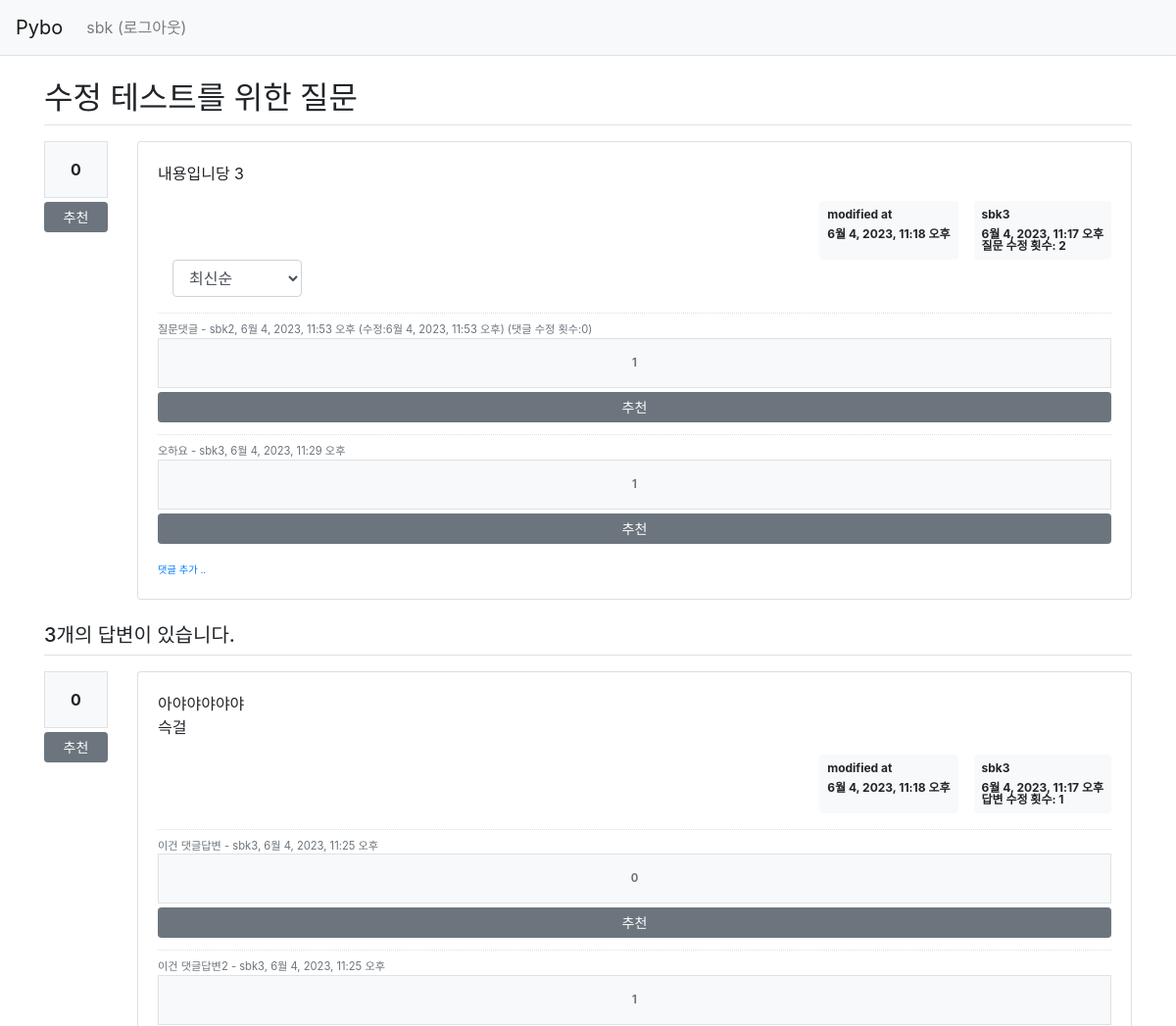
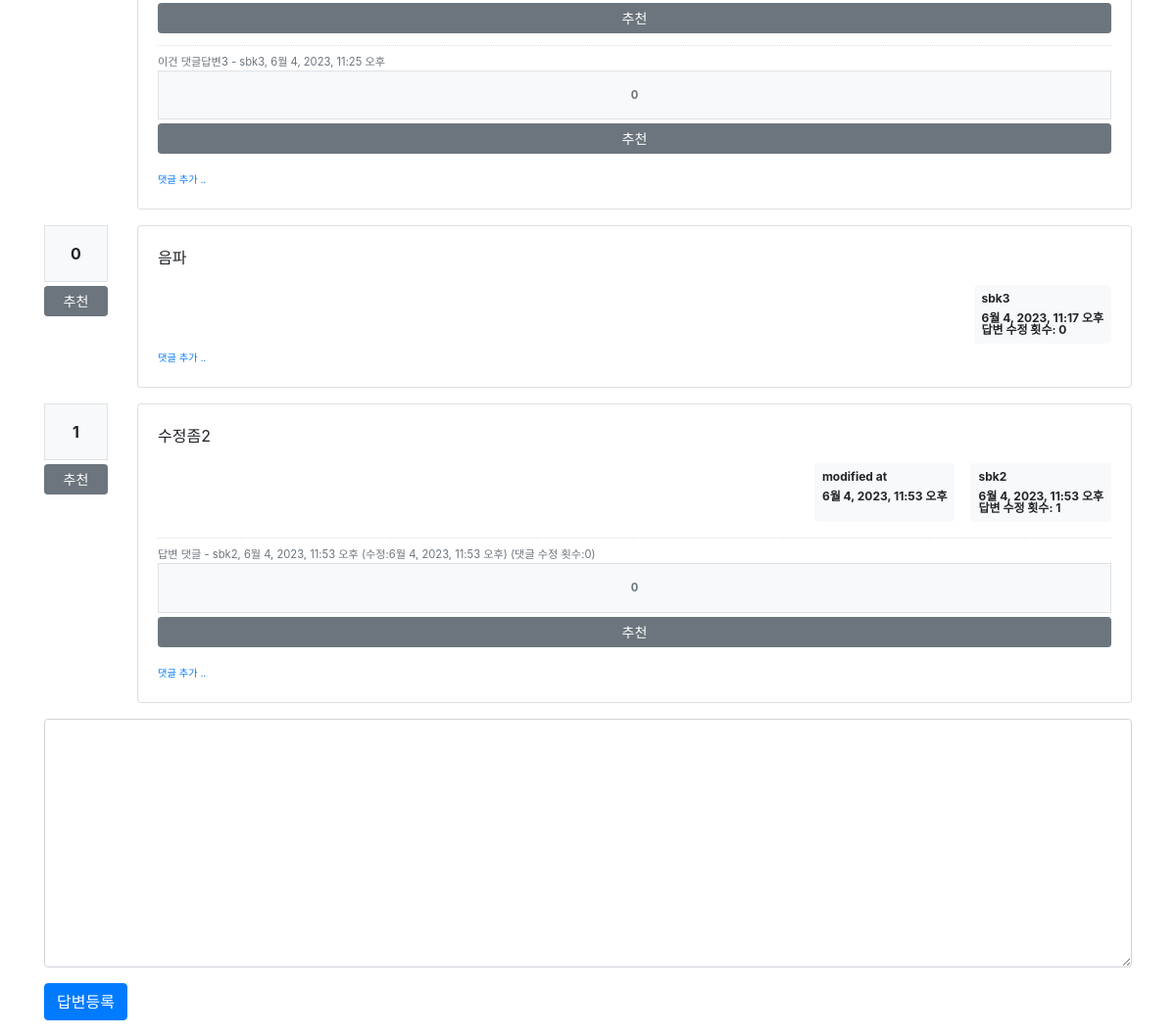
The app's page /pybo/16/ (signed in) with its own data (2 pictures, top to bottom).
### pybo/models.py (models this page shows, shortened)
class Question(models.Model):
    author = models.ForeignKey(User, on_delete=models.CASCADE, related_name='author_question')
    subject = models.CharField(max_length=200)
    content = models.TextField()
    create_date = models.DateTimeField()
    modify_date = models.DateTimeField(null=True, blank=True)
    voter = models.ManyToManyField(User, related_name='voter_question')
    history = models.IntegerField(default=0)

class Comment(models.Model):
    author = models.ForeignKey(User, on_delete=models.CASCADE, related_name='author_comment')
    content = models.TextField()
    create_date = models.DateTimeField()
    modify_date = models.DateTimeField(null=True, blank=True)
    question = models.ForeignKey(Question, null=True, blank=True, on_delete=models.CASCADE)
    answer = models.ForeignKey(Answer, null=True, blank=True, on_delete=models.CASCADE)
    voter = models.ManyToManyField(User, related_name='voter_comment')
    history = models.IntegerField(default=0)

class Answer(models.Model):
    author = models.ForeignKey(User, on_delete=models.CASCADE, related_name='author_answer')
    question = models.ForeignKey(Question, on_delete=models.CASCADE)
    content = models.TextField()
    create_date = models.DateTimeField()
    modify_date = models.DateTimeField(null=True, blank=True)
    voter = models.ManyToManyField(User, related_name='voter_answer')
    history = models.IntegerField(default=0)

### pybo/views/base_views.py (the view)
# urls.py: path('<int:question_id>/', base_views.detail, name='detail'),
def detail(request, question_id):
    question = get_object_or_404(Question, pk=question_id)
    comments_page = request.GET.get('comments_page', '1')  # 댓글 페이지
    comments_so = request.GET.get('comments_so', 'recent')  # 댓글 정렬기준
    if comments_so == 'recommend':
        question_comments = question.comment_set.annotate(
            num_voter=Count('voter')).order_by('-num_voter', '-create_date')
    else:  # recent
        question_comments = question.comment_set.order_by('-create_date')
    question_comments_paginator = Paginator(
        question_comments, 5)  # 페이지당 5개씩 보여주기
    question_comments_page_obj = question_comments_paginator.get_page(
        comments_page)
    context = {
        'question': question,
        'question_comments_page_obj': question_comments_page_obj,
        'comments_page': comments_page,
        'comments_so': comments_so,
    }
    return render(request, 'pybo/question_detail.html', context)

### pybo/templatetags/pybo_filter.py (called while the page is built)
@register.filter()
def mark(value):
    extensions = ["nl2br", "fenced_code"]
    return mark_safe(markdown.markdown(value, extensions=extensions))

### templates/pybo/question_detail.html (shortened to what this page needs)
{% extends 'base.html' %}
{% load pybo_filter %}
{% block content %}
<div class="container my-3">
    <h2 class="border-bottom py-2">{{ question.subject }}</h2>
    <div class="row my-3">
        <div class="col-1">
            <div class="bg-light text-center p-3 border font-weight-bolder mb-1">{{question.voter.count}}</div>
            <a href="#" data-uri="{% url 'pybo:vote_question' question.id  %}"
                class="recommend btn btn-sm btn-secondary btn-block my-1">추천</a>
        </div>
        <div class="col-11">
            <div class="card">
                <div class="card-body">
                    <div class="card-text">{{ question.content|mark }}</div>
                    <div class="d-flex justify-content-end">
                        {% if question.modify_date %}
                        <div class="badge badge-light p-2 text-left mx-3">
                            <div class="mb-2">modified at</div>
                            <div>{{ question.modify_date }}</div>
                        </div>
                        {% endif %}
                        <div class="badge badge-light p-2 text-left">
                            <div class="mb-2">{{ question.author.username }}</div>
                            <div>{{ question.create_date }}</div>
                            <div>질문 수정 횟수: {{ question.history }}</div>
                        </div>
                    </div>
                    <div class="col-2">
                        <select class="form-control comments_so">
                            <option value="recent" {% if comments_so == 'recent' %}selected{% endif %}>최신순</option>
                        </select>
                    </div>
                    {% if question_comments_page_obj %}
                    <div class="mt-3">
                        {% for comment in question_comments_page_obj %}
                        <div class="comment py-2 text-muted">
                            <span style="white-space: pre-line;">{{ comment.content }}</span>
                            <span>
                                - {{ comment.author }}, {{ comment.create_date }}
                                {% if comment.modify_date %}
                                (수정:{{ comment.modify_date }})
                                (댓글 수정 횟수:{{ comment.history}})
                                {% endif %}
                                <div class="bg-light text-center p-3 border font-weight-bolder mb-1">{{comment.voter.count}}</div>
                                <a href="#" data-uri="{% url 'pybo:vote_comment' comment.id  %}"
                                    class="recommend btn btn-sm btn-secondary btn-block my-1">추천</a>
                            </span>
                        </div>
                        {% endfor %}
                    </div>
                    {% endif %}
                    <div>
                        <a href="{% url 'pybo:comment_create_question' question.id %}" class="small"><small>댓글 추가
                                ..</small></a>
                    </div>
                </div>
            </div>
        </div>
    </div>
    <h5 class="border-bottom my-3 py-2">{{question.answer_set.count}}개의 답변이 있습니다.</h5>
    {% for answer in question.answer_set.all %}
    <div class="row my-3">
        <div class="col-1">
            <div class="bg-light text-center p-3 border font-weight-bolder mb-1">{{answer.voter.count}}</div>
            <a href="#" data-uri="{% url 'pybo:vote_answer' answer.id  %}"
                class="recommend btn btn-sm btn-secondary btn-block my-1">추천</a>
        </div>
        <div class="col-11">
            <div class="card">
                <div class="card-body">
                    <div class="card-text">{{ answer.content|mark }}</div>
                    <div class="d-flex justify-content-end">
                        {% if answer.modify_date %}
                        <div class="badge badge-light p-2 text-left mx-3">
                            <div class="mb-2">modified at</div>
                            <div>{{ answer.modify_date }}</div>
                        </div>
                        {% endif %}
                        <div class="badge badge-light p-2 text-left">
                            <div class="mb-2">{{ answer.author.username }}</div>
                            <div>{{ answer.create_date }}</div>
                            <div>답변 수정 횟수: {{ answer.history }}</div>
                        </div>
                    </div>
                    {% if answer.comment_set.count > 0 %}
                    <div class="mt-3">
                        {% for comment in answer.comment_set.all %}
                        <div class="comment py-2 text-muted">
                            <span style="white-space: pre-line;">{{ comment.content }}</span>
                            <span>
                                - {{ comment.author }}, {{ comment.create_date }}
                                {% if comment.modify_date %}
                                (수정:{{ comment.modify_date }})
                                (댓글 수정 횟수:{{ comment.history}})
                                {% endif %}
                                <div class="bg-light text-center p-3 border font-weight-bolder mb-1">{{comment.voter.count}}</div>
                                <a href="#" data-uri="{% url 'pybo:vote_comment' comment.id  %}"
                                    class="recommend btn btn-sm btn-secondary btn-block my-1">추천</a>
                            </span>
                        </div>
                        {% endfor %}
                    </div>
                    {% endif %}
                    <div>
                        <a href="{% url 'pybo:comment_create_answer' answer.id  %}" class="small"><small>댓글 추가
                                ..</small></a>
                    </div>
                </div>
            </div>
        </div>
    </div>
    {% endfor %}
    <form action="{% url 'pybo:answer_create' question.id %}" method="post" class="my-3">
        <div class="form-group">
            <textarea {% if not user.is_authenticated %}disabled{% endif %} name="content" id="content"
                class="form-control" rows="10"></textarea>
        </div>
        <input type="submit" value="답변등록" class="btn btn-primary">
    </form>
</div>
{% endblock %}

### templates/navbar.html (shortened to what this page needs)
<nav class="navbar navbar-expand-lg navbar-light bg-light border-bottom">
    <a class="navbar-brand" href="{% url 'pybo:index' %}">Pybo</a>
    <div class="collapse navbar-collapse flex-grow-0" id="navbarNav">
        <ul class="navbar-nav">
            <li class="nav-item ">
                {% if user.is_authenticated %}
                <a class="nav-link" href="{% url 'common:logout' %}">{{ user.username }} (로그아웃)</a>
                {% else %}
                <a class="nav-link" href="{% url 'common:login' %}">로그인</a>
                {% endif %}
            </li>
        </ul>
    </div>
</nav>

### static/style.css (style rules this page uses)
.comment { border-top:dotted 1px #ddd; font-size:0.7em; }

### records on screen
Question: subject "수정 테스트를 위한 질문", voter.count "0", content|mark "내용입니당 3", modify_date "6월 4, 2023, 11:18 오후", author.username "sbk3", create_date "6월 4, 2023, 11:17 오후", history "2", answer_set.count "3"
Comment: content "질문댓글", author "sbk2", create_date "6월 4, 2023, 11:53 오후", modify_date "6월 4, 2023, 11:53 오후", history "0", voter.count "1"
Comment: content "오하요", author "sbk3", create_date "6월 4, 2023, 11:29 오후", voter.count "1"
Answer: voter.count "0", content|mark "아야야야야야 슥걸", modify_date "6월 4, 2023, 11:18 오후", author.username "sbk3", create_date "6월 4, 2023, 11:17 오후", history "1"
Comment: content "이건 댓글답변", author "sbk3", create_date "6월 4, 2023, 11:25 오후", voter.count "0"
Comment: content "이건 댓글답변2", author "sbk3", create_date "6월 4, 2023, 11:25 오후", voter.count "1"
Comment: content "이건 댓글답변3", author "sbk3", create_date "6월 4, 2023, 11:25 오후", voter.count "0"
Answer: voter.count "0", content|mark "음파", author.username "sbk3", create_date "6월 4, 2023, 11:17 오후", history "0"
Answer: voter.count "1", content|mark "수정좀2", modify_date "6월 4, 2023, 11:53 오후", author.username "sbk2", create_date "6월 4, 2023, 11:53 오후", history "1"
Comment: content "답변 댓글", author "sbk2", create_date "6월 4, 2023, 11:53 오후", modify_date "6월 4, 2023, 11:53 오후", history "0", voter.count "0"

### other values on screen
{{ user.username }} "sbk"
